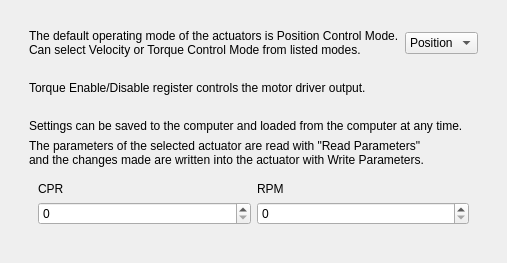
             <widget class="QWidget" name="tab">
              <attribute name="title">
               <string>Configuration</string>
              </attribute>
              <layout class="QVBoxLayout" name="verticalLayout_5">
               <item>
                <widget class="QWidget" name="widget" native="true">
                 <layout class="QVBoxLayout" name="verticalLayout_7">
                  <item>
                   <widget class="QWidget" name="widget_10" native="true">
                    <property name="maximumSize">
                     <size>
                      <width>16777215</width>
                      <height>50</height>
                     </size>
                    </property>
                    <layout class="QGridLayout" name="gridLayout_4">
                     <item row="0" column="0">
                      <widget class="QLabel" name="label_5">
                       <property name="text">
                        <string>The default operating mode of the actuators is Position Control Mode. 
Can select Velocity or Torque Control Mode from listed modes.</string>
                       </property>
                      </widget>
                     </item>
                     <item row="0" column="1">
                      <widget class="QComboBox" name="comboBox_3">
                       <property name="maximumSize">
                        <size>
                         <width>100</width>
                         <height>16777215</height>
                        </size>
                       </property>
                       <item>
                        <property name="text">
                         <string>Position</string>
                        </property>
                       </item>
                       <item>
                        <property name="text">
                         <string>Velocity</string>
                        </property>
                       </item>
                       <item>
                        <property name="text">
                         <string>Torque</string>
                        </property>
                       </item>
                       <item>
                        <property name="text">
                         <string>PWM</string>
                        </property>
                       </item>
                      </widget>
                     </item>
                    </layout>
                   </widget>
                  </item>
                  <item>
                   <widget class="QWidget" name="widget_11" native="true">
                    <property name="maximumSize">
                     <size>
                      <width>16777215</width>
                      <height>50</height>
                     </size>
                    </property>
                    <layout class="QGridLayout" name="gridLayout_5">
                     <item row="1" column="0">
                      <widget class="QLabel" name="label_6">
                       <property name="text">
                        <string>Torque Enable/Disable register controls the motor driver output.</string>
                       </property>
                      </widget>
                     </item>
                     <item row="1" column="1">
                      <widget class="QPushButton" name="pushButton_3">
                       <property name="styleSheet">
                        <string notr="true">    QPushButton {
        background-color: transparent;
        border: none;
        image: url(/home/bobamosfett/Desktop/SMDGUI/off-button.png);
    }
    QPushButton:checked {
        image: url(/home/bobamosfett/Desktop/SMDGUI/on-button.png);
    }</string>
                       </property>
                       <property name="text">
                        <string/>
                       </property>
                       <property name="icon">
                        <iconset resource="../../../../Desktop/SMDGUI/icons.qrc">
                         <normaloff>:/newPrefix/off-button.png</normaloff>:/newPrefix/off-button.png</iconset>
                       </property>
                       <property name="iconSize">
                        <size>
                         <width>45</width>
                         <height>45</height>
                        </size>
                       </property>
                       <property name="checkable">
                        <bool>true</bool>
                       </property>
                      </widget>
                     </item>
                    </layout>
                   </widget>
                  </item>
                  <item>
                   <widget class="QWidget" name="widget_9" native="true">
                    <layout class="QVBoxLayout" name="verticalLayout_11">
                     <item>
                      <widget class="QLabel" name="label_7">
                       <property name="text">
                        <string>Settings can be saved to the computer and loaded from the computer at any time.</string>
                       </property>
                      </widget>
                     </item>
                     <item>
                      <widget class="QLabel" name="label_8">
                       <property name="text">
                        <string>The parameters of the selected actuator are read with &quot;Read Parameters&quot; 
and the changes made are written into the actuator with Write Parameters.</string>
                       </property>
                      </widget>
                     </item>
                     <item>
                      <widget class="QWidget" name="widget_12" native="true">
                       <layout class="QGridLayout" name="gridLayout_6">
                        <item row="1" column="0">
                         <widget class="QSpinBox" name="spinBox"/>
                        </item>
                        <item row="1" column="1">
                         <widget class="QSpinBox" name="spinBox_2"/>
                        </item>
                        <item row="0" column="1">
                         <widget class="QLabel" name="label_11">
                          <property name="text">
                           <string>RPM</string>
                          </property>
                         </widget>
                        </item>
                        <item row="0" column="0">
                         <widget class="QLabel" name="label_10">
                          <property name="text">
                           <string>CPR</string>
                          </property>
                         </widget>
                        </item>
                       </layout>
                      </widget>
                     </item>
                    </layout>
                   </widget>
                  </item>
                 </layout>
                </widget>
               </item>
              </layout>
             </widget>
